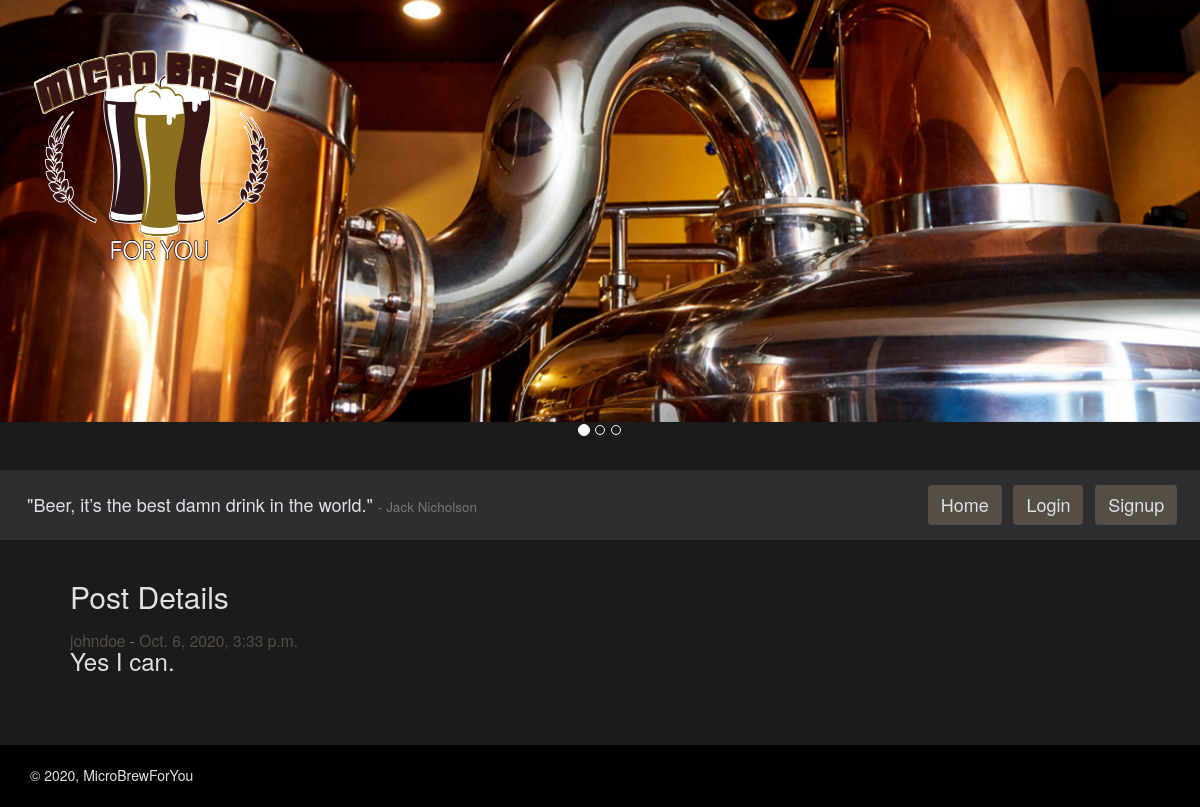
The app's page /post/2/, older data.
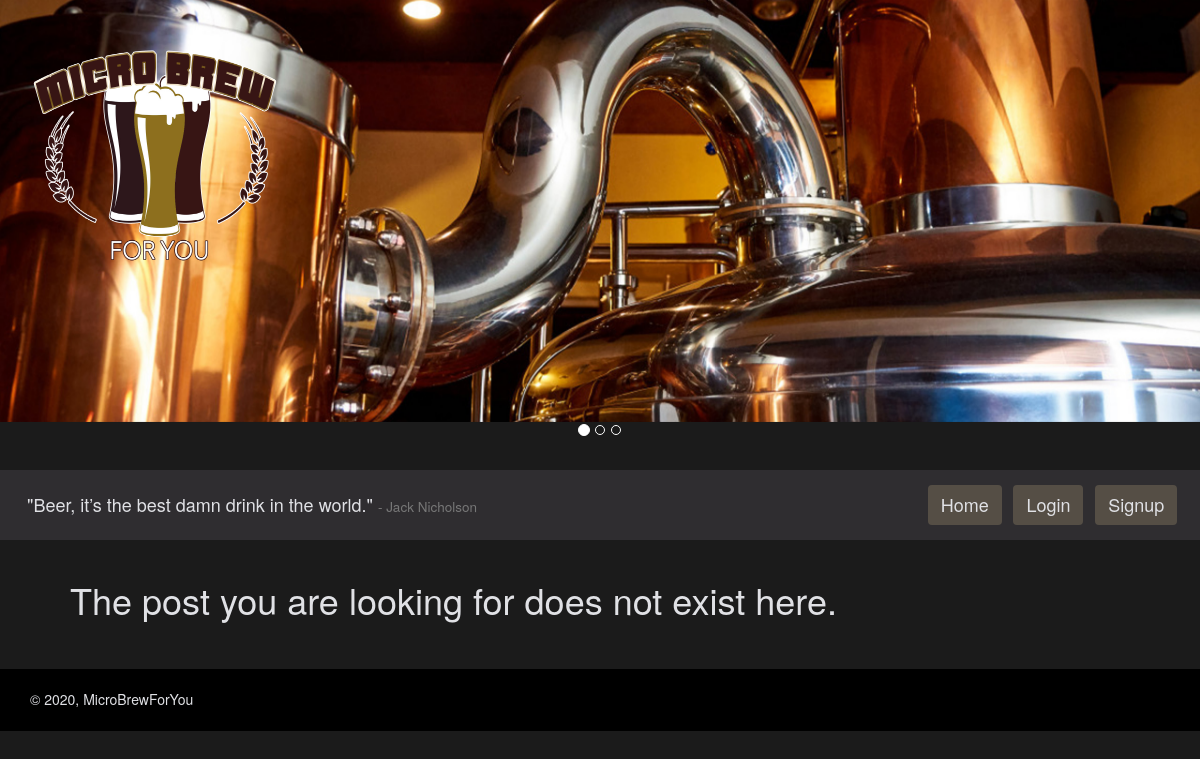
The same page, newer data.
### microbrewforyou_app/models.py (models this page shows, shortened)
class Posts(models.Model):
    author = models.ForeignKey(
        CustomUser, on_delete=models.CASCADE, related_name='author')
    body = models.TextField(max_length=280)
    postTime = models.DateTimeField(default=timezone.now)
    lastUpdated = models.DateField(auto_now=True)

class CustomUser(AbstractUser):
    bio = models.CharField(max_length=280, default='')
    user_image = models.ImageField(
        upload_to='images/', null=True, blank=True)
    users_following = models.ManyToManyField(
        "self", symmetrical=False, related_name='CustomUser')
    fav_breweries = models.ManyToManyField(
        "Breweries", symmetrical=False,
        related_name='fav_breweries', blank=True)
    fav_brewtypes = models.ManyToManyField(
        "BrewTypes", symmetrical=False,
        related_name='fav_brewtypes', blank=True)
    address = models.CharField(max_length=280)
    city = models.CharField(max_length=50)
    state = models.CharField(max_length=50)
    user_since = models.DateTimeField(default=timezone.now)
    REQUIRED_FIELDS = ['first_name', 'bio', 'address', 'city', 'state']
    def __str__(self):
        return self.username

### microbrewforyou_app/views.py (the view)
# urls.py: path('post/<int:post_id>/', post_detail_view, name="postview"),
def post_detail_view(request, post_id):
    my_post = Posts.objects.filter(id=post_id).first()
    words_quote = "Beer, it’s the best damn drink in the world."
    words_author = "Jack Nicholson"
    return render(
        request, "post_detail.html",
        {"post": my_post,
         'words_author': words_author, "words_quote": words_quote}
    )

### templates/post_detail.html (shortened to what this page needs)
{% extends 'base.html' %} {% block content %}
<br />
{% if not post %}
<h1>The post you are looking for does not exist here.</h1>
{% else %}
<h2>Post Details</h2>
<h3>
  <span class="small"
    ><a class="custom_link" href="/user/{{ post.author.id }}/"
      >{{ post.author}}</a
    >
    -
    <a class="custom_link" href="/post/{{ post.id }}/"
      >{{post.postTime}}</a
    ></span
  ><br />
  {{ post.body }}
</h3>
<br />
 {% endif %} <br /><br />{% endblock %}

Row changes from the older to the newer data that the page shows:
removed Posts: author "johndoe", postTime "Oct. 6, 2020, 3:33 p.m.", body "Yes I can."
Text that changed along with them:
text no longer shown: "Post Details -"
text now shown: "The post you are looking for does not exist here."
